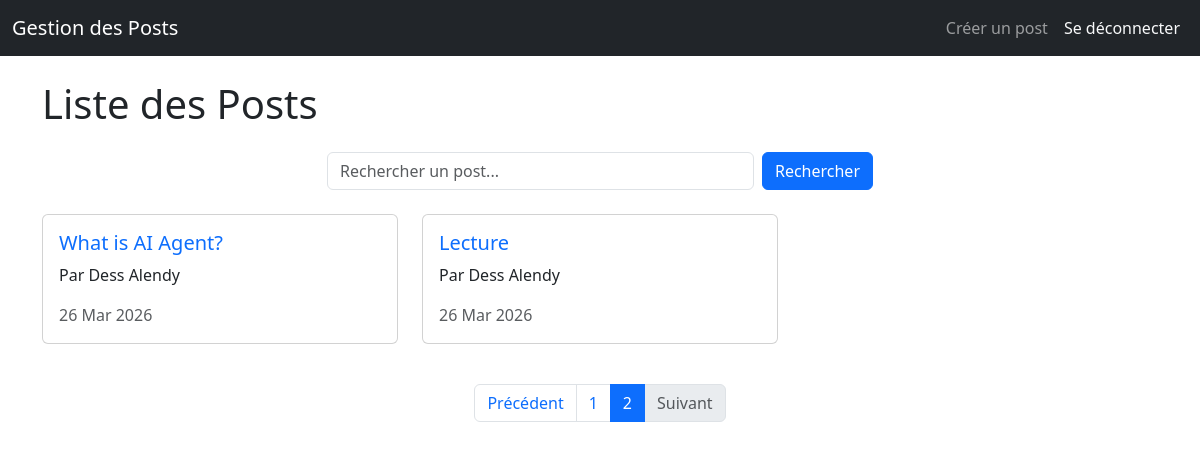
The app's page /?page=2 (signed in) with its own data.
### posts_etudiants/models.py (models this page shows, shortened)
class Post(models.Model):
    titre = models.CharField(max_length=200)
    contenu = models.TextField()    # Summernote gérera ce champ
    auteur = models.ForeignKey(User, on_delete=models.CASCADE)
    date_creation = models.DateTimeField(auto_now_add=True)

class ProfilEtudiant(models.Model):
    user = models.OneToOneField(User, on_delete=models.CASCADE)
    nom = models.CharField(max_length=100)
    prenom = models.CharField(max_length=100)
    programme = models.CharField(max_length=150)

### posts_etudiants/views.py (the view)
# urls.py: path('', liste_posts, name='liste_posts'),
def liste_posts(request):
    query = request.GET.get('q', '')
    if query:
        posts = Post.objects.filter(
            Q(titre__icontains=query) | Q(contenu__icontains=query)
        ).order_by('-date_creation')
    else:
        posts = Post.objects.all().order_by('-date_creation')
    paginator = Paginator(posts, 6)
    page_number = request.GET.get('page')
    page_obj = paginator.get_page(page_number)
    return render(request, 'posts_etudiants/post_list.html', {
        'page_obj': page_obj,
        'query': query
    })

### posts_etudiants/templates/posts_etudiants/post_list.html (shortened to what this page needs)
{% extends 'base.html' %}
{% block content %}
<h1 class="mb-4">Liste des Posts</h1>
<div class="row mb-4">
    <div class="col-md-6 mx-auto">
        <form method="get" action="{% url 'liste_posts' %}" class="d-flex" id="search-form">
            <input
                type="text"
                name="q"
                value="{{ query|default:'' }}"
                class="form-control me-2"
                placeholder="Rechercher un post..."
                aria-label="Recherche"
                id="search-input"
            >
            <button type="submit" class="btn btn-primary">Rechercher</button>
        </form>
    </div>
</div>
<div class="row" id="post-list">
    {% for post in page_obj %}
        <div class="col-md-4 mb-3">
            <div class="card h-100">
                <div class="card-body">
                    <h5 class="card-title">
                        <a href="{% url 'detail_post' post.pk %}" class="text-decoration-none">
                            {{ post.titre }}
                        </a>
                    </h5>
                    <p class="card-text">
                        Par {{ post.auteur.profiletudiant.prenom }} {{ post.auteur.profiletudiant.nom }}
                    </p>
                    <p class="card-text text-muted">
                        {{ post.date_creation|date:"d M Y" }}
                    </p>
                </div>
            </div>
        </div>
    {% empty %}
        <div class="col-12">
            <p class="text-muted">Aucun post trouvé.</p>
        </div>
    {% endfor %}
</div>
{% if page_obj.has_other_pages %}
<nav aria-label="Pagination des posts" class="mt-4">
    <ul class="pagination justify-content-center">
        {% if page_obj.has_previous %}
            <li class="page-item">
                <a class="page-link" href="?page={{ page_obj.previous_page_number }}{% if query %}&q={{ query }}{% endif %}">
                    Précédent
                </a>
            </li>
        {% else %}
            <li class="page-item disabled">
                <span class="page-link">Précédent</span>
            </li>
        {% endif %}
        {% for num in page_obj.paginator.page_range %}
            {% if page_obj.number == num %}
                <li class="page-item active">
                    <span class="page-link">{{ num }}</span>
                </li>
            {% else %}
                <li class="page-item">
                    <a class="page-link" href="?page={{ num }}{% if query %}&q={{ query }}{% endif %}">
                        {{ num }}
                    </a>
                </li>
            {% endif %}
        {% endfor %}
        {% if page_obj.has_next %}
            <li class="page-item">
                <a class="page-link" href="?page={{ page_obj.next_page_number }}{% if query %}&q={{ query }}{% endif %}">
                    Suivant
                </a>
            </li>
        {% else %}
            <li class="page-item disabled">
                <span class="page-link">Suivant</span>
            </li>
        {% endif %}
    </ul>
</nav>
{% endif %}
{% endblock %}

### records on screen
Post: titre "What is AI Agent?", auteur.profiletudiant.prenom "Dess", auteur.profiletudiant.nom "Alendy", date_creation "26 Mar 2026"
Post: titre "Lecture", auteur.profiletudiant.prenom "Dess", auteur.profiletudiant.nom "Alendy", date_creation "26 Mar 2026"

### other values on screen
{{ num }} "1"
{{ num }} "2"
